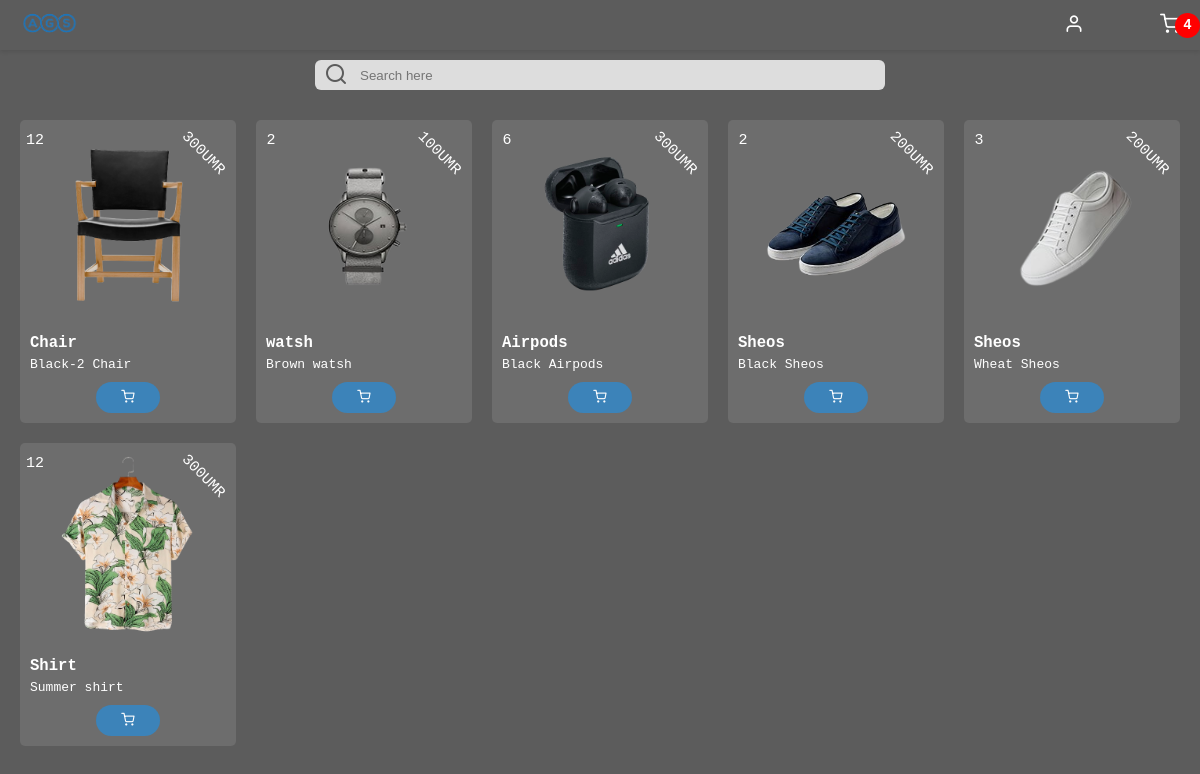
/AGS/Public/public.php (signed in), run on the app's committed database.
### tables this page shows
CREATE TABLE `products` (
  `product_id` int(255) NOT NULL,
  `title` text NOT NULL,
  `description` text NOT NULL,
  `price` int(255) NOT NULL,
  `amount` int(11) NOT NULL,
  `img` text NOT NULL
);

### AGS/Public/public.php (the view, shortened to what this page needs)
<?php
	include 'config.php';
if(isset($_SESSION['user_email'])){
    $client_email = $_SESSION['user_email'];
?>
<!DOCTYPE html>
<html lang="en">
<head>
    <link rel="stylesheet" href="./Css/styles.css">
    <link rel="stylesheet" href="./Css/style.css">
</head>
<body>
    <div class="container">
        <header>
            <div class="logo"><img src="../logo.png" alt=""></div>
            <div class="short">
            <div id="iconUser" class="profile">
                    <i class="icon-user" ></i>
                                <?php
                                    $statement = $con-> prepare("SELECT * FROM clients WHERE email = :email");
                                    $statement->execute(array(':email' => $client_email));
                                    $client_data = $statement->fetch(PDO::FETCH_ASSOC);
                                ?>
                </div>
                <div class="iconCart">
                <i class="icon-shopping-cart"></i>
                <div class="totalQuantity">
                <?php
                    $counter_requests = $client_data['id'];
                    $statement =$con->prepare("SELECT client_id  FROM requests WHERE client_id = ? ");
                    $statement->execute(array($counter_requests));
                    $counter = $statement->rowCount();
                    echo $counter;
                ?>
                </div>
            </div>
            </div>
        </header>
            <div class="search">
                <i class="icon-search"></i>
            <input type="text" class="searchItem" id="searchInput" placeholder="Search here">
            </div>
        <div class="listProduct">
        <?php
            $statement = $con-> prepare("SELECT * FROM products WHERE amount > 0");
            $statement->execute();
            $statement = $statement->fetchAll();
            foreach ($statement as $row) {
                echo '<form class="item" action="'.$_SERVER['PHP_SELF'].'"method="POST">';
                    echo '<img src="image/'. $row["img"].'" alt="">';
                    echo '<h2>'.$row["title"].'</h2>';
                    echo '<p class="">'.$row["description"].'</p>';
                    echo '<span class="price">'.$row["price"].'UMR</span>';
                    echo '<span class="amount">'.$row["amount"].'</span>';
                    echo '<div class="add"><button ><i class="icon-shopping-cart"></i></button></div>';
                echo '</form>';
            };?>
        </div>
    </div>
</body>
</html>
<?php
}else{
    header("Location:../index.php");
    exit();
}
?>

### AGS/Public/Css/styles.css (style rules this page uses)
:root { --bg:#5c5c5c; --bg-1:#6d6d6d; --bg-2:#DDDDDD; --white:#fff; --black:#000; }
* { margin: 0; padding: 0; }
body { font-family: monospace; overflow-x: hidden; font-synthesis: 0; user-select: none; background-color: var(--bg); }
.container { width: 100%; margin: 0; transition: ease 1s; float: left; background-color: var(--bg); }
header img { width: 60px; }
header { display: flex; color: white; height: 40px; align-items: center; justify-content: space-between; box-shadow: 0 2px 4px rgba(0, 0, 0, 0.1); padding: 5px 20px; background-color: var(--bg); }
header .short { width: 10%; display: flex; align-items: center; justify-content: space-between; }
header .short .iconCart { position: relative; font-size: 20px; z-index: 1; cursor: pointer; }
header .short .profile { position: relative; font-size: 20px; z-index: 1; }
header .totalQuantity { position: absolute; top: 0; right: 0; font-size: 14px; background-color: red; width: 25px; height: 25px; color: #fff; font-weight: bold; display: flex; justify-content: center; align-items: center; border-radius: 50%; transform: translateX(20px); }
.listProduct { display: grid; grid-template-columns: repeat(auto-fill, minmax(180px, 1fr)); gap: 20px; padding: 20px; transition: ease 0.3s; z-index: -2; }
.search { position: relative; width: 100%; height: 50px; background-color: none; display: flex; align-items: center; justify-content: center; }
.search .icon-search { position: absolute; top: 12px; left: 27%; font-size: 1.5rem; color: var(--bg); }
.search .searchItem { width: 40%; height: 30px; background-color: var(--bg-2); border: none; padding: 0 45px; outline: none; border-radius: 6px; }
.listProduct .item { color: var(--white); position: relative; background-color: var(--bg-1); padding: 10px; border-radius: 5px; transition: ease 0.3s; z-index: 0; }
.listProduct .item img { width: 100%; height: 190px; border-radius: 5px; }
.listProduct .item { position: relative; }
.listProduct .item h2 { font-size: 1.2em; margin-top: 10px; color: var(--white); }
.listProduct .item .price { position: absolute; z-index: 0; top: 5%; left: 70%; transform: rotateZ(45deg); font-size: 15px; padding: 5px 5px; display: flex; justify-content: center; align-items: center; color: var(--white); margin-top: 5px; }
.listProduct .item .amount { position: absolute; z-index: 0; top: 0; left: 0; padding: 10px 10px; width: 10px; height: 10px; border-radius: 50%; display: flex; justify-content: center; align-items: center; font-size: 15px; color: var(--white); margin-top: 5px; }
.listProduct .item p { margin-top: 5px; margin-bottom: 10px; color: var(--white); }
.listProduct .item button { left: 25px; color: #fff; margin: 0 25px; padding: 8px 25px; border-radius: 25px; white-space: nowrap; border: none; background-color: #1993f094; cursor: pointer; }
.listProduct .item .add { width: 100%; display: flex; align-items: center; justify-content: center; }

### AGS/Public/Css/style.css (style rules this page uses)
[class^="icon-"], [class*=" icon-"] { font-family: 'icomoon' !important; speak: never; font-style: normal; font-weight: normal; font-variant: normal; text-transform: none; line-height: 1; -webkit-font-smoothing: antialiased; -moz-osx-font-smoothing: grayscale; }
.icon-search:before { content: "\e93c"; }
.icon-shopping-cart:before { content: "\e921"; }
.icon-user:before { content: "\e928"; }

### data on the page
products: img (picture), title "Chair", description "Black-2 Chair", price "300", amount "12"
products: img (picture), title "watsh", description "Brown watsh", price "100", amount "2"
products: img (picture), title "Airpods", description "Black Airpods", price "300", amount "6"
products: img (picture), title "Sheos", description "Black Sheos", price "200", amount "2"
products: img (picture), title "Sheos", description "Wheat Sheos", price "200", amount "3"
products: img (picture), title "Shirt", description "Summer shirt", price "300", amount "12"

### other printed values
$counter "4"
